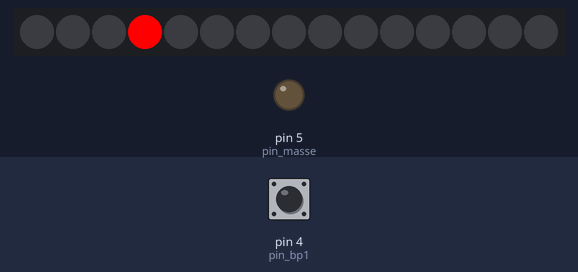
Simulated run of this sketch. Board: Arduino Uno, built with avr-gcc and run on an emulated ATmega328P. On the bench: 15 RGB LEDs in strip order, left to right, output pins drawn as LEDs (lit = HIGH). The test bench sets the inputs (shaded band); at power-on: pin 4 (pin_bp1) HIGH. The audio player accepts every command and is not drawn; what the sketch prints to the serial monitor is not drawn.

Above: at 1.7 s.
1.8 s: pin 4 (pin_bp1) pulled LOW for 0.15 s
At 2.2 s:
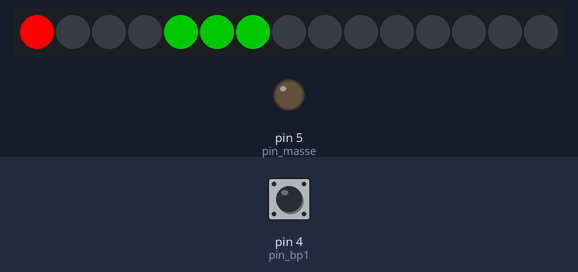
2.5 s: pin 4 (pin_bp1) pulled LOW for 1 s
At 3.98 s:
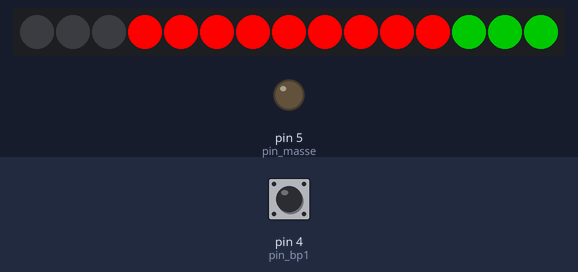
4.1 s: pin 4 (pin_bp1) pulled LOW for 0.15 s
At 4.21 s:
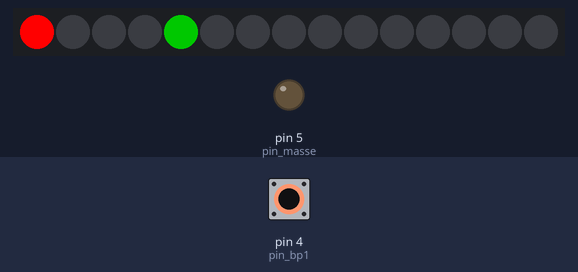
4.8 s: pin 4 (pin_bp1) pulled LOW for 1 s
At 6.13 s:
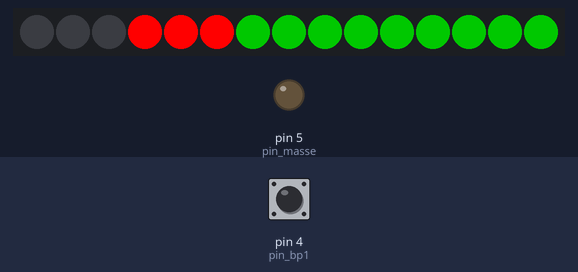
6.4 s: pin 4 (pin_bp1) pulled LOW for 3.2 s
At 8.17 s:
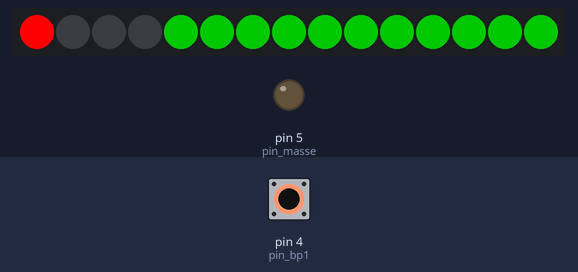
Timing chart, 0 to 9.7 s (numbered marks = the images above; inputs shaded):
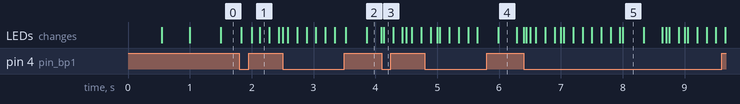

The sketch:

Proton_pack_audio.ino
```cpp
#include <Adafruit_NeoPixel.h>

#include "SoftwareSerial.h"
#include "DFRobotDFPlayerMini.h"

SoftwareSerial mySoftwareSerial(10, 11); // RX, TX
DFRobotDFPlayerMini myDFPlayer;

#define t0 millis()

#define nb_led 15 // nonbre de led 0 à 3 les 4 leds du backpack, 4 à 14 état de charge du Proton_Pack
#define pin_led 3 // broche data des leds néopixel ws2812
#define pin_bp1 4 // bouton tir
#define pin_masse 5 // masse du bouton

Adafruit_NeoPixel pixels(nb_led, pin_led, NEO_GRB + NEO_KHZ800);


int mled_4, led_4; // variables pour les 4 leds du backpack
int v1 = 500; // vitesse de défilement des 4 leds du backpack

int Proton_Pack = 0; // état du Proton_Pack, 0=attente, 1=chargement,2=attente de tir, 3=tir en cour
int pos;  // position de la led à allumer ou à éteindre du Proton_Pack
int v2 = 150; // vitesse de défilement pendant le chargement du Proton_Pack
int v3 = 10;  // vitesse de défilement pendant le tir Proton_Pack
int intencite;
int i_max = 100;
int dir = 1;

unsigned long t1,t2; // tempo

void setup() {
  Serial.begin(9600);

  mySoftwareSerial.begin(9600); // port serie du DFPlayer

   if (!myDFPlayer.begin(mySoftwareSerial)) {  //erreur
    Serial.println(F("!!!!"));
    Serial.println(F("1.Erreur verifiez la connectique!"));
    Serial.println(F("2.Inserez une carte SD!"));
    while(true);
  }
  Serial.println(F("DFPlayer Ok."));

  myDFPlayer.volume(30);  //Set volume value. From 0 to 30

  myDFPlayer.play(1);  // fichier à lire -1

  pinMode(pin_bp1,INPUT_PULLUP); // bouton armement et tir

  pixels.begin();

  pixels.clear(); // Set all pixel colors to 'off'
  pixels.show();   // Send the updated pixel colors to the hardware.

  pinMode(pin_bp1,INPUT_PULLUP);
  pinMode(pin_masse,OUTPUT); digitalWrite(pin_masse,0);
}

void loop() {

  ////////////////////////////////////  animation des 4 leds du backpack  //////////////////////////////
  led_4 = (t0 / v1)%4; // calcul de la led à allumer (0,1,2 ou 3 en fonction du temps)
  if (led_4 != mled_4){ // si une nouvelle led doit être allumée (toute les v1 (500ms))
    pixels.setPixelColor(mled_4 , 0x000000); // eteint la led mémorisé dans mled_4
    pixels.setPixelColor(led_4 , 0xff0000); // allume une des 4 led
    mled_4 = led_4;  // mémorise la led allumée pour l'éteindre par la suite
  }

  /////////////////////////////////////  animation du Proton_Pack (fusil) ///////////////////////////////////////
  if (Proton_Pack == 0){ // attente de chargement
    if (!digitalRead(pin_bp1) ){ // si appuis sur le  bouton
    myDFPlayer.play(2);
    Proton_Pack = 1; // chargement en cours
    pos = 4; // 1ere led à allumer
    t2 = t0 + 60000; // au bout de une minute on désactive le laser
    }
  }
  else if (Proton_Pack == 1){  // recharge en cours
   pinMode(2,INPUT);
    if (  t0 > t1 ){ // si la tempo t1 est finie
      t1 = t0 + v2; // réarme la tempo à V2 (200ms)
      pixels.setPixelColor(pos ,0,i_max,0 );
      pos++;      // led suivante
      if( pos > nb_led ) {// si toute les led sont allumée => attente de tir
        Proton_Pack = 2;
        intencite = i_max;

      }
    }
  }
  else if (Proton_Pack == 2){// attente de tir
    if ( !digitalRead(pin_bp1) ){  // si appuis sur le bouton
      Proton_Pack = 3; // tir en cours
      pos = 4;// 1ere led à éteindre
      myDFPlayer.play(3);
    }
    if (t0>t1){ // atente tempo 1
      t1 = t0 + 10; // init tempo 1 à 10ms
      if (intencite <20 or intencite > i_max) dir = -dir; // on inverse la variation
      for (int i=4; i<nb_led; i++) pixels.setPixelColor(i , 0 ,intencite, 0 ); // ajuste la couleur de toutes les leds
      intencite += dir; // modifi l'intencité
    }
    if (t0>t2) { // fin du fichier son
      Proton_Pack = 0;
      for (int i=4; i<nb_led; i++) pixels.setPixelColor(i , 0 ); //
      }
  }
  else if (Proton_Pack == 3){// tir en cours
    if ( t0 > t1 ){ // si la tempo t1 est finie
      t1 = t0 + v3*3; // réarme la tempo à V3 (10ms)
      pixels.setPixelColor(pos , 0xff0000 ); // éteind la led
      pos++; // led suivante
      if(pos == nb_led) {// si toutes les leds sont éteintes => attente de chargement
        Proton_Pack = 4;
        pos = 4;
      }
    }
  }
  else if (Proton_Pack == 4){// tir en cours
    if ( t0 > t1 ){ // si la tempo t1 est finie
      t1 = t0 + v3; // réarme la tempo à V3 (10ms)
      pixels.setPixelColor(pos , 0 ); // éteind la led
      pixels.setPixelColor(pos + 1, 0xffffff );// allume en blanc la led suivante
      pos++; // led suivante
      if(pos == nb_led+1) Proton_Pack = 0; // si toutes les leds sont éteintes => attente de chargement
    }
  }

  pixels.show(); // raffraichit le ruban de led


}
```

Measured:
- after the input at 1.8 s, the LEDs: first change at once (image 1 shows a later state)
- after the input at 4.1 s, the LEDs: change at once (image 3)
- after the input at 6.4 s, the LEDs: first differ from a run without the input at once (image 5 shows a later state)
